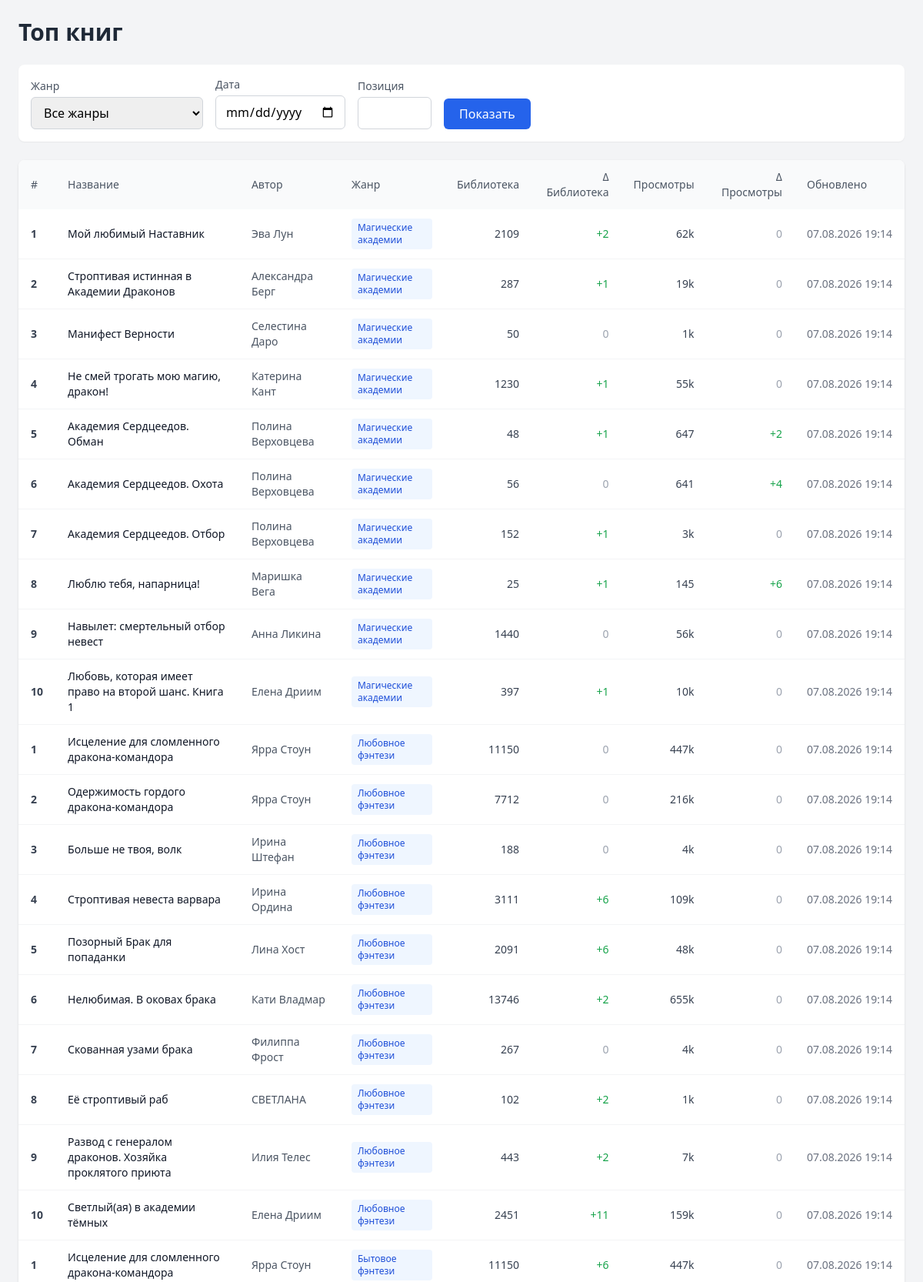
Page /parser_widget/ (signed in, upper part) on the committed database.
### utils/db_writer.py (models this page shows)
class Base(DeclarativeBase):
    pass

class BookPosition(Base):
    __tablename__ = 'book_position'
    id: Mapped[int] = mapped_column(primary_key=True, autoincrement=True, nullable=False)
    book_title: Mapped[str] = mapped_column(String(300), nullable=False, index=True)
    day: Mapped[date] = mapped_column(Date, nullable=False, index=True)
    position: Mapped[int] = mapped_column(Integer, nullable=False, index=True)
    genre: Mapped[str] = mapped_column(
        String(100), nullable=False, index=True
        )
    created_at: Mapped[datetime] = mapped_column(DateTime, default=datetime.now)
    library: Mapped[int] = mapped_column(Integer, nullable=False, index=True)
    likes: Mapped[int] = mapped_column(Integer, nullable=False, index=True)
    views: Mapped[str] = mapped_column(String(100), nullable=False, index=True)
    author: Mapped[str] = mapped_column(String(100), nullable=False, index=True)

### routes/widget.py (the view)
@router.get("/", response_class=HTMLResponse)
def get_books_page(
    request: Request,
    genre: Optional[str] = Query(None),
    day: Optional[str] = Query(None),
    position: Optional[str] = Query(None),
    session: Session = Depends(get_session),
):
    if not request.session.get("user"):
        return RedirectResponse("/login", status_code=HTTP_303_SEE_OTHER)
    genres_result = session.execute(
        select(distinct(BookPosition.genre)).order_by(BookPosition.genre)
    )
    genres = [g[0] for g in genres_result.all()]
    position_filter = None
    if position and position.strip().isdigit():
        position_filter = int(position)
    query = (
        select(BookPosition)
        .order_by(
            BookPosition.created_at.desc(),  # сначала новые записи
            BookPosition.position.asc()  # внутри дня — по позиции от 1 и выше
        )
    )
    if genre:
        query = query.where(BookPosition.genre == genre)
    if day:
        query = query.where(BookPosition.day == day)
    if position_filter:
        query = query.where(BookPosition.position == position)
    result = session.execute(query.limit(100))
    books = result.scalars().all()
    for book in books:
        prev = session.execute(
            select(BookPosition)
            .where(BookPosition.book_title == book.book_title)
            .where(BookPosition.created_at < book.created_at)
            .order_by(BookPosition.created_at.desc())
            .limit(1)
        ).scalar_one_or_none()
        if prev:
            book.library_delta = book.library - prev.library
            book.views_delta = parse_views(book.views) - parse_views(prev.views)
        else:
            book.library_delta = None
            book.views_delta = None
    return templates.TemplateResponse(
        request,
        "book.html",
        {
            "request": request,
            "books": books,
            "genres": genres,          # ← список жанров
            "genre": genre,
            "day": day,
            "position": position,
        }
    )

### templates/book.html (shortened to what this page needs)
<!DOCTYPE html>
<html lang="ru">
<head>
    <script src="https://cdn.tailwindcss.com"></script>
</head>
<body class="bg-gray-100 min-h-screen p-6">
<div class="max-w-7xl mx-auto">
    <h1 class="text-3xl font-bold text-gray-800 mb-6">Топ книг</h1>
    <form method="get" class="mb-6 flex flex-wrap gap-4 items-end bg-white p-4 rounded-lg shadow-sm">
        <div>
            <label class="block text-sm font-medium text-gray-600 mb-1">Жанр</label>
            <select name="genre" class="border border-gray-300 px-3 py-2 rounded-md w-56 focus:outline-none focus:ring-2 focus:ring-blue-500">
                <option value="">Все жанры</option>
            </select>
        </div>
        <div>
            <label class="block text-sm font-medium text-gray-600 mb-1">Дата</label>
            <input type="date" name="day" value="{{ day or '' }}"
                   class="border border-gray-300 px-3 py-2 rounded-md focus:outline-none focus:ring-2 focus:ring-blue-500">
        </div>
        <div>
            <label class="block text-sm font-medium text-gray-600 mb-1">Позиция</label>
            <input type="number" name="position" value="{{ position or '' }}" min="1"
                   class="border border-gray-300 px-3 py-2 rounded-md w-24 focus:outline-none focus:ring-2 focus:ring-blue-500">
        </div>
        <button type="submit"
                class="bg-blue-600 hover:bg-blue-700 text-white px-5 py-2 rounded-md transition">
            Показать
        </button>
    </form>
    <div class="bg-white rounded-lg shadow overflow-hidden">
        <table class="w-full text-sm">
            <thead class="bg-gray-50 text-gray-600 text-left">
                <tr>
                    <th class="px-4 py-3 font-medium">#</th>
                    <th class="px-4 py-3 font-medium">Название</th>
                    <th class="px-4 py-3 font-medium">Автор</th>
                    <th class="px-4 py-3 font-medium">Жанр</th>
                    <th class="px-4 py-3 font-medium text-right">Библиотека</th>
                    <th class="px-4 py-3 font-medium text-right">Δ Библиотека</th>
                    <th class="px-4 py-3 font-medium text-right">Просмотры</th>
                    <th class="px-4 py-3 font-medium text-right">Δ Просмотры</th>
                    <th class="px-4 py-3 font-medium">Обновлено</th>
                </tr>
            </thead>
            <tbody class="divide-y divide-gray-100">
                {% for book in books %}
                <tr class="hover:bg-gray-50 transition">
                    <td class="px-4 py-3 font-semibold text-gray-700">{{ book.position }}</td>
                    <td class="px-4 py-3 font-medium text-gray-900">{{ book.book_title }}</td>
                    <td class="px-4 py-3 text-gray-600">{{ book.author }}</td>
                    <td class="px-4 py-3">
                        <span class="inline-block bg-blue-50 text-blue-700 text-xs px-2 py-1 rounded">
                            {{ book.genre }}
                        </span>
                    </td>
                    <td class="px-4 py-3 text-right text-gray-700">{{ book.library }}</td>
                    <td class="px-4 py-3 text-right font-medium">
                        {% if book.library_delta is not none %}
                            <span class="{% if book.library_delta > 0 %}text-green-600{% elif book.library_delta < 0 %}text-red-600{% else %}text-gray-400{% endif %}">
                                {% if book.library_delta > 0 %}+{% endif %}{{ book.library_delta }}
                            </span>
                        {% else %}
                            <span class="text-gray-300">—</span>
                        {% endif %}
                    </td>
                    <td class="px-4 py-3 text-right text-gray-700">{{ book.views }}</td>
                    <td class="px-4 py-3 text-right font-medium">
                        {% if book.views_delta is not none %}
                            <span class="{% if book.views_delta > 0 %}text-green-600{% elif book.views_delta < 0 %}text-red-600{% else %}text-gray-400{% endif %}">
                                {% if book.views_delta > 0 %}+{% endif %}{{ book.views_delta }}
                            </span>
                        {% else %}
                            <span class="text-gray-300">—</span>
                        {% endif %}
                    </td>
                    <td class="px-4 py-3 text-gray-500 whitespace-nowrap">
                        {{ book.created_at.strftime('%d.%m.%Y %H:%M') if book.created_at else '—' }}
                    </td>
                </tr>
                {% else %}
                <tr>
                    <td colspan="9" class="px-4 py-12 text-center text-gray-400">
                        Нет данных по выбранным фильтрам
                    </td>
                </tr>
                {% endfor %}
            </tbody>
        </table>
    </div>
</div>
</body>
</html>

### rows in the picture
BookPosition: position "1", book_title "Мой любимый Наставник", author "Эва Лун", genre "Магические академии", library "2109", library_delta "2", views "62k", views_delta "0", created_at "07.08.2026 19:14"
BookPosition: position "2", book_title "Строптивая истинная в Академии Драконов", author "Александра Берг", genre "Магические академии", library "287", library_delta "1", views "19k", views_delta "0", created_at "07.08.2026 19:14"
BookPosition: position "3", book_title "Манифест Верности", author "Селестина Даро", genre "Магические академии", library "50", library_delta "0", views "1k", views_delta "0", created_at "07.08.2026 19:14"
BookPosition: position "4", book_title "Не смей трогать мою магию, дракон!", author "Катерина Кант", genre "Магические академии", library "1230", library_delta "1", views "55k", views_delta "0", created_at "07.08.2026 19:14"
BookPosition: position "5", book_title "Академия Сердцеедов. Обман", author "Полина Верховцева", genre "Магические академии", library "48", library_delta "1", views "647", views_delta "2", created_at "07.08.2026 19:14"
BookPosition: position "6", book_title "Академия Сердцеедов. Охота", author "Полина Верховцева", genre "Магические академии", library "56", library_delta "0", views "641", views_delta "4", created_at "07.08.2026 19:14"
BookPosition: position "7", book_title "Академия Сердцеедов. Отбор", author "Полина Верховцева", genre "Магические академии", library "152", library_delta "1", views "3k", views_delta "0", created_at "07.08.2026 19:14"
BookPosition: position "8", book_title "Люблю тебя, напарница!", author "Маришка Вега", genre "Магические академии", library "25", library_delta "1", views "145", views_delta "6", created_at "07.08.2026 19:14"
BookPosition: position "9", book_title "Навылет: смертельный отбор невест", author "Анна Ликина", genre "Магические академии", library "1440", library_delta "0", views "56k", views_delta "0", created_at "07.08.2026 19:14"
BookPosition: position "10", book_title "Любовь, которая имеет право на второй шанс. Книга 1", author "Елена Дриим", genre "Магические академии", library "397", library_delta "1", views "10k", views_delta "0", created_at "07.08.2026 19:14"
BookPosition: position "1", book_title "Исцеление для сломленного дракона-командора", author "Ярра Стоун", genre "Любовное фэнтези", library "11150", library_delta "0", views "447k", views_delta "0", created_at "07.08.2026 19:14"
BookPosition: position "2", book_title "Одержимость гордого дракона-командора", author "Ярра Стоун", genre "Любовное фэнтези", library "7712", library_delta "0", views "216k", views_delta "0", created_at "07.08.2026 19:14"
BookPosition: position "3", book_title "Больше не твоя, волк", author "Ирина Штефан", genre "Любовное фэнтези", library "188", library_delta "0", views "4k", views_delta "0", created_at "07.08.2026 19:14"
BookPosition: position "4", book_title "Строптивая невеста варвара", author "Ирина Ордина", genre "Любовное фэнтези", library "3111", library_delta "6", views "109k", views_delta "0", created_at "07.08.2026 19:14"
BookPosition: position "5", book_title "Позорный Брак для попаданки", author "Лина Хост", genre "Любовное фэнтези", library "2091", library_delta "6", views "48k", views_delta "0", created_at "07.08.2026 19:14"
BookPosition: position "6", book_title "Нелюбимая. В оковах брака", author "Кати Владмар", genre "Любовное фэнтези", library "13746", library_delta "2", views "655k", views_delta "0", created_at "07.08.2026 19:14"
BookPosition: position "7", book_title "Скованная узами брака", author "Филиппа Фрост", genre "Любовное фэнтези", library "267", library_delta "0", views "4k", views_delta "0", created_at "07.08.2026 19:14"
BookPosition: position "8", book_title "Её строптивый раб", author "СВЕТЛАНА", genre "Любовное фэнтези", library "102", library_delta "2", views "1k", views_delta "0", created_at "07.08.2026 19:14"
BookPosition: position "9", book_title "Развод с генералом драконов. Хозяйка проклятого приюта", author "Илия Телес", genre "Любовное фэнтези", library "443", library_delta "2", views "7k", views_delta "0", created_at "07.08.2026 19:14"
BookPosition: position "10", book_title "Светлый(ая) в академии тёмных", author "Елена Дриим", genre "Любовное фэнтези", library "2451", library_delta "11", views "159k", views_delta "0", created_at "07.08.2026 19:14"
BookPosition: position "1", book_title "Исцеление для сломленного дракона-командора", author "Ярра Стоун", genre "Бытовое фэнтези", library "11150", library_delta "6", views "447k", views_delta "0", created_at "07.08.2026 19:14"
